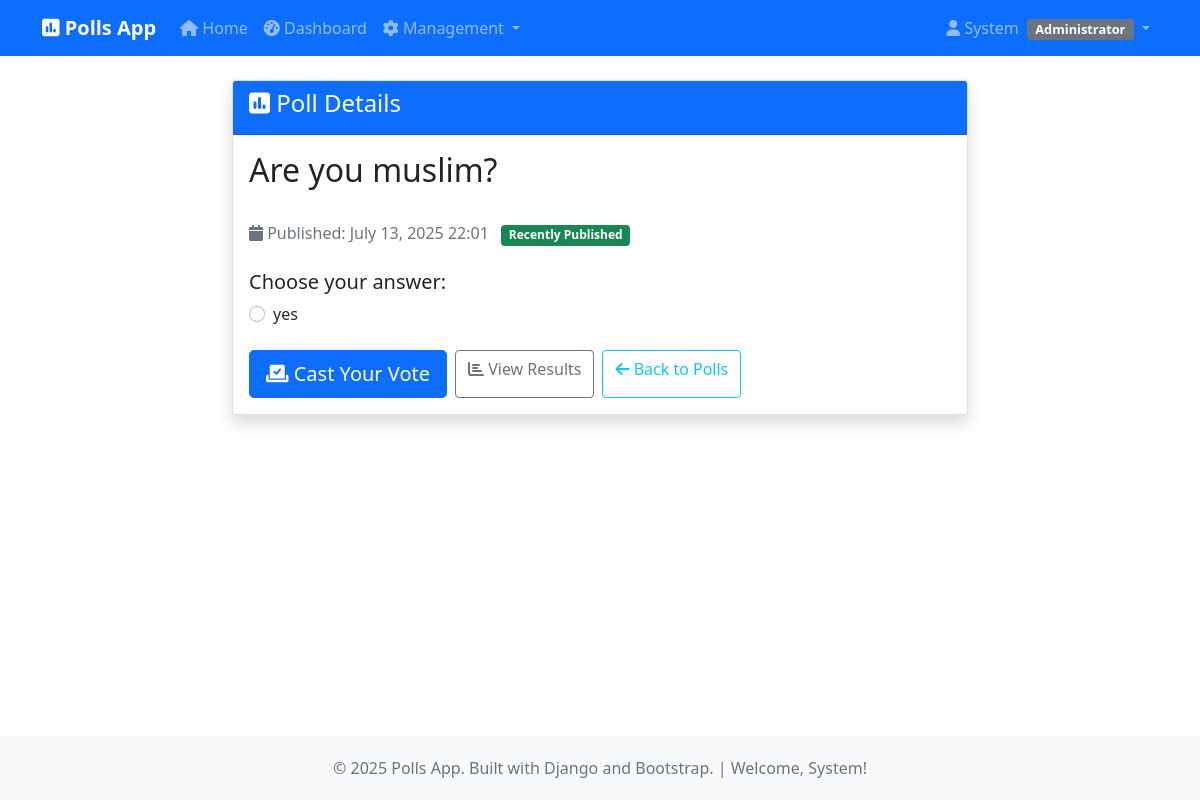
Page /detail/1/ (signed in) on the committed database.
### accounts/models.py (models this page shows, shortened)
class UserProfile(models.Model):
    user = models.OneToOneField(User, on_delete=models.CASCADE, related_name='profile')
    role = models.CharField(
        max_length=20,
        choices=UserRole.choices,
        default=UserRole.USER,
        help_text="User role for access control"
    )
    phone_number = models.CharField(max_length=15, blank=True, null=True)
    date_of_birth = models.DateField(blank=True, null=True)
    bio = models.TextField(max_length=500, blank=True)
    created_at = models.DateTimeField(auto_now_add=True)
    updated_at = models.DateTimeField(auto_now=True)
    is_verified = models.BooleanField(default=False)
    class Meta:
        verbose_name = 'User Profile'
        verbose_name_plural = 'User Profiles'
        ordering = ['-created_at']
    def is_admin(self):
        return self.role == UserRole.ADMIN
    def can_moderate_content(self):
        return self.role in [UserRole.ADMIN, UserRole.MODERATOR]

### home_polls/models.py (models this page shows, shortened)
class Question(models.Model):
    question_text = models.CharField(max_length=200)
    pub_date = models.DateTimeField('date published')
    created_by = models.ForeignKey(User, on_delete=models.CASCADE, null=True, blank=True, related_name='created_questions')
    is_active = models.BooleanField(default=True)
    def published_recently(self):
        now = timezone.now()
        return now - timezone.timedelta(days=1) <= self.pub_date <= now
    class Meta:
        ordering = ['-pub_date']

class Choice(models.Model):
    question = models.ForeignKey(Question, on_delete=models.CASCADE)
    choice_text = models.CharField(max_length=200)
    votes = models.IntegerField(default=0)
    class Meta:
        ordering = ['choice_text']

### home_polls/views.py (the view)
# urls.py: path('detail/<int:question_id>/', views.detail, name='detail'),
def detail(request, question_id):
    try:
        question = get_object_or_404(Question, pk=question_id)
    except Question.DoesNotExist:
        raise Http404("Question does not exist.")
    return render(request, 'home_polls/detail.html', {'question': question})

### home_polls/templates/home_polls/detail.html (shortened to what this page needs)
{% extends 'base.html' %}
{% block content %}
<div class="row justify-content-center">
    <div class="col-md-8">
        <div class="card shadow">
            <div class="card-header bg-primary text-white">
                <h4><i class="fas fa-poll"></i> Poll Details</h4>
            </div>
            <div class="card-body">
                {% if user.is_authenticated %}
                    <form action="{% url 'home_polls:vote' question.id %}" method="post">
                    <fieldset>
                        <legend><h2 class="mb-4">{{ question.question_text }}</h2></legend>
                        <div class="mb-4">
                            <p class="text-muted">
                                <i class="fas fa-calendar"></i> Published: {{ question.pub_date|date:"F d, Y H:i" }}
                                {% if question.published_recently %}
                                    <span class="badge bg-success ms-2">Recently Published</span>
                                {% endif %}
                            </p>
                        </div>
                        <div class="mb-4">
                            <h5>Choose your answer:</h5>
                            {% for choice in question.choice_set.all %}
                                <div class="form-check mb-3">
                                    <input class="form-check-input" type="radio" name="choice"
                                           id="choice{{ forloop.counter }}" value="{{ choice.id }}">
                                    <label class="form-check-label" for="choice{{ forloop.counter }}">
                                        {{ choice.choice_text }}
                                    </label>
                                </div>
                            {% endfor %}
                        </div>
                    </fieldset>
                    <div class="d-flex gap-2">
                        <button type="submit" class="btn btn-primary btn-lg">
                            <i class="fas fa-vote-yea"></i> Cast Your Vote
                        </button>
                        <a href="{% url 'home_polls:results' question.id %}" class="btn btn-outline-secondary">
                            <i class="fas fa-chart-bar"></i> View Results
                        </a>
                        <a href="{% url 'home_polls:home' %}" class="btn btn-outline-info">
                            <i class="fas fa-arrow-left"></i> Back to Polls
                        </a>
                    </div>
                    </form>
                {% endif %}
            </div>
        </div>
    </div>
</div>
{% endblock %}

### accounts/templates/base.html (shortened to what this page needs)
<!DOCTYPE html>
<html lang="en">
<head>
    <link href="https://cdn.jsdelivr.net/npm/bootstrap@5.1.3/dist/css/bootstrap.min.css" rel="stylesheet">
    <link href="https://cdnjs.cloudflare.com/ajax/libs/font-awesome/6.0.0/css/all.min.css" rel="stylesheet">
</head>
<body>
    <nav class="navbar navbar-expand-lg navbar-dark bg-primary">
        <div class="container">
            <a class="navbar-brand" href="{% url 'home_polls:home' %}">
                <i class="fas fa-poll"></i> Polls App
            </a>
            <div class="collapse navbar-collapse" id="navbarNav">
                <ul class="navbar-nav me-auto">
                    <li class="nav-item">
                        <a class="nav-link" href="{% url 'home_polls:home' %}">
                            <i class="fas fa-home"></i> Home
                        </a>
                    </li>
                    {% if user.is_authenticated %}
                        <li class="nav-item">
                            <a class="nav-link" href="{% url 'accounts:dashboard' %}">
                                <i class="fas fa-tachometer-alt"></i> Dashboard
                            </a>
                        </li>
                        {% if user.profile.can_moderate_content %}
                            <li class="nav-item dropdown">
                                <a class="nav-link dropdown-toggle" href="#" id="adminDropdown" role="button" data-bs-toggle="dropdown">
                                    <i class="fas fa-cog"></i> Management
                                </a>
                            </li>
                        {% endif %}
                    {% endif %}
                </ul>
                <ul class="navbar-nav">
                    {% if user.is_authenticated %}
                        <li class="nav-item dropdown">
                            <a class="nav-link dropdown-toggle" href="#" id="userDropdown" role="button" data-bs-toggle="dropdown">
                                <i class="fas fa-user"></i>
                                {{ user.first_name|default:user.username }}
                                <span class="badge bg-secondary user-role-badge ms-1">
                                    {{ user.profile.get_role_display }}
                                </span>
                            </a>
                        </li>
                    {% endif %}
                </ul>
            </div>
        </div>
    </nav>
    <div class="container-main">
        <div class="container my-4">
            {% block content %}
            {% endblock %}
        </div>
    </div>
    <footer class="footer bg-light text-center">
        <div class="container">
            <span class="text-muted">
                © 2025 Polls App. Built with Django and Bootstrap.
                {% if user.is_authenticated %}
                    | Welcome, {{ user.first_name|default:user.username }}!
                {% endif %}
            </span>
        </div>
    </footer>
</body>
</html>

### accounts/templates/base.html (style rules this page uses)
.navbar-brand { font-weight: bold; }
.user-role-badge { font-size: 0.8em; }
.footer { background-color: #f8f9fa; padding: 20px 0; margin-top: auto; }
body { display: flex; flex-direction: column; min-height: 100vh; }
.container-main { flex: 1; }

### rows in the picture
Question: question_text "Are you muslim?", pub_date "July 13, 2025 22:01"
Choice: choice_text "yes"

### other values in the picture
{{ user.first_name|default:user.username }} "System"
{{ user.profile.get_role_display }} "Administrator"
